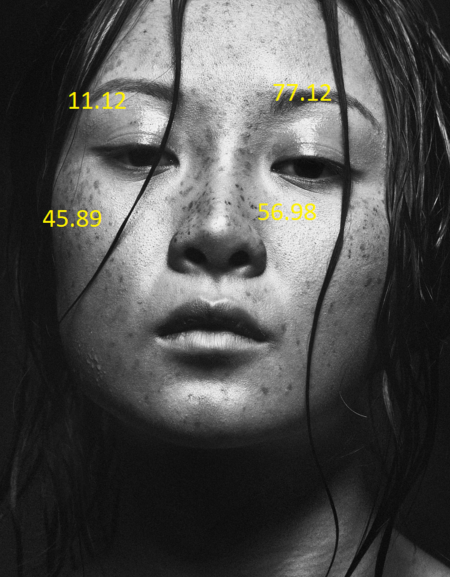
#> input picture image.png, 450 x 577 px
$ python learn_python.py
#> lines starting #> are read from the running program, lines starting #| are printed output that depends on the picture; after the words box and inside, x2 and y2 are one past the last pixel; in counts of white or black regions, pixels touching at a corner belong together

import cv2
import pytesseract

# Chỉ định đường dẫn tới tesseract.exe
pytesseract.pytesseract.tesseract_cmd = r'C:\Program Files\Tesseract-OCR\tesseract.exe'

# Đường dẫn đến tệp hình ảnh
image_path = 'image.png'

# Đọc hình ảnh bằng OpenCV
image = cv2.imread(image_path)
#> image is the input picture: shape (577, 450, 3); mean B, G, R 77, 78.1, 78.2

# detect text yellow color area
hsv = cv2.cvtColor(image, cv2.COLOR_BGR2HSV)
#> hsv: shape (577, 450, 3); mean H, S, V 0.3, 1.4, 78.2
lower_yellow = (20, 100, 100)
upper_yellow = (30, 255, 255)
mask = cv2.inRange(hsv, lower_yellow, upper_yellow)
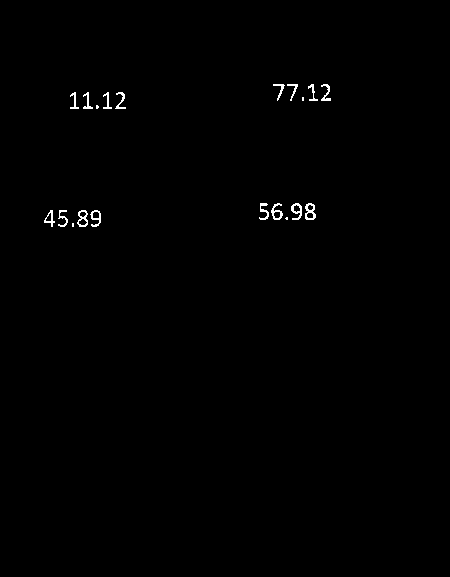
#> mask: shape (577, 450); 0.46% white in thin lines or dots, all inside (x1, y1, x2, y2) = (44, 84, 331, 227)
#> (the run stopped early here; a loop or call above may not have finished)
